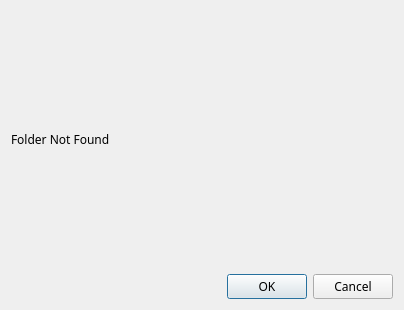
<?xml version="1.0" encoding="UTF-8"?>
<ui version="4.0">
 <class>Dialog</class>
 <widget class="QDialog" name="Dialog">
  <property name="geometry">
   <rect>
    <x>0</x>
    <y>0</y>
    <width>404</width>
    <height>310</height>
   </rect>
  </property>
  <property name="font">
   <font>
    <family>Segoe Fluent Icons</family>
   </font>
  </property>
  <property name="windowTitle">
   <string>Error Message</string>
  </property>
  <layout class="QHBoxLayout" name="horizontalLayout">
   <item>
    <layout class="QGridLayout" name="gridLayout">
     <item row="0" column="0">
      <widget class="QLabel" name="label">
       <property name="text">
        <string>Folder Not Found</string>
       </property>
      </widget>
     </item>
     <item row="1" column="0">
      <widget class="QDialogButtonBox" name="buttonBox">
       <property name="orientation">
        <enum>Qt::Orientation::Horizontal</enum>
       </property>
       <property name="standardButtons">
        <set>QDialogButtonBox::StandardButton::Cancel|QDialogButtonBox::StandardButton::Ok</set>
       </property>
      </widget>
     </item>
    </layout>
   </item>
  </layout>
 </widget>
 <resources/>
 <connections>
  <connection>
   <sender>buttonBox</sender>
   <signal>accepted()</signal>
   <receiver>Dialog</receiver>
   <slot>accept()</slot>
   <hints>
    <hint type="sourcelabel">
     <x>248</x>
     <y>254</y>
    </hint>
    <hint type="destinationlabel">
     <x>157</x>
     <y>274</y>
    </hint>
   </hints>
  </connection>
  <connection>
   <sender>buttonBox</sender>
   <signal>rejected()</signal>
   <receiver>Dialog</receiver>
   <slot>reject()</slot>
   <hints>
    <hint type="sourcelabel">
     <x>316</x>
     <y>260</y>
    </hint>
    <hint type="destinationlabel">
     <x>286</x>
     <y>274</y>
    </hint>
   </hints>
  </connection>
 </connections>
</ui>
